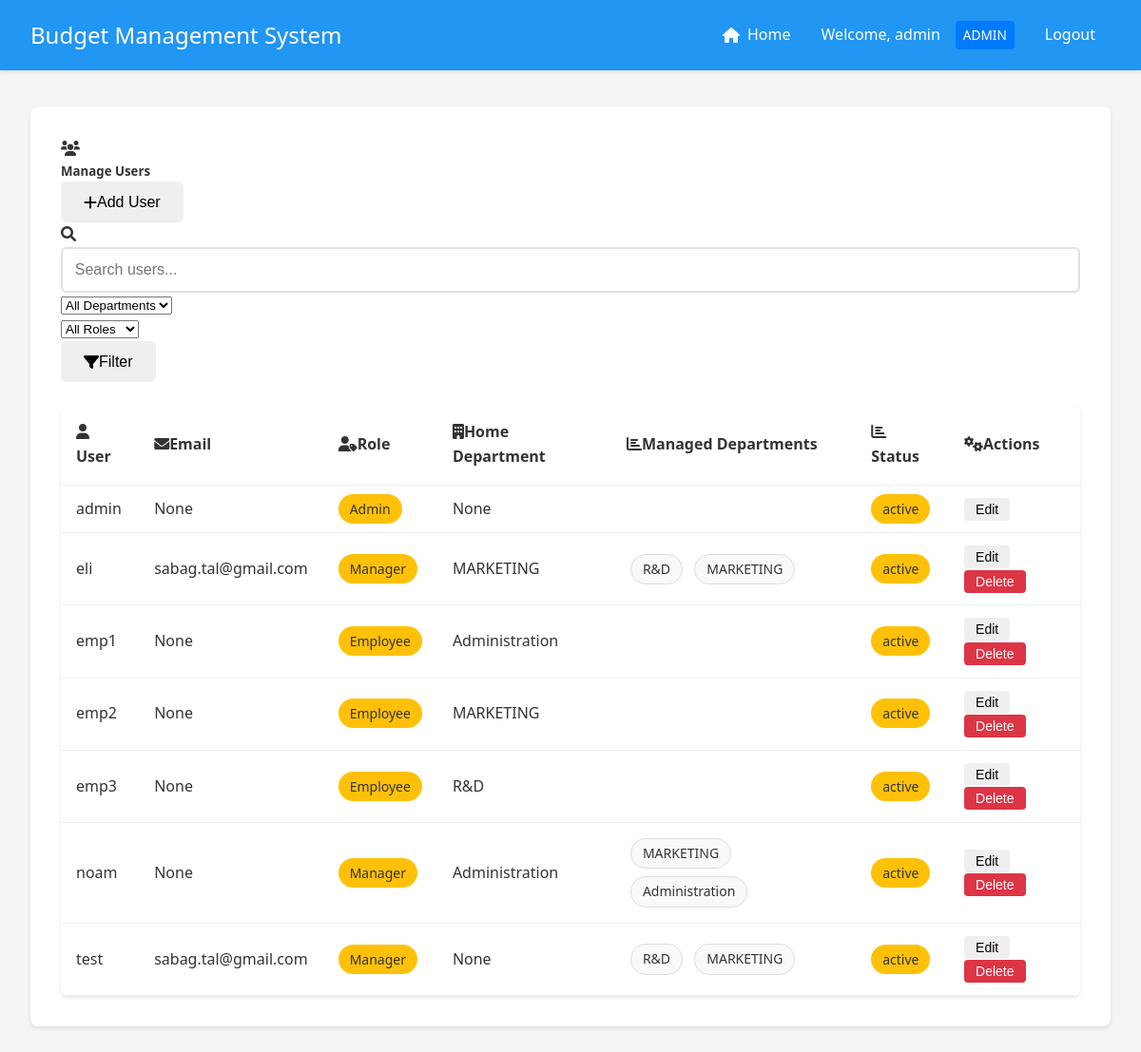
The app's page /admin/users (signed in) with its own data.
### app.py (models this page shows, shortened)
class User(UserMixin, db.Model):
    __tablename__ = 'user'
    id = db.Column(db.Integer, primary_key=True)
    username = db.Column(db.String(80), unique=True, nullable=False)
    email = db.Column(db.String(120), unique=False, nullable=False)
    password = db.Column(db.String(120), nullable=False)
    is_manager = db.Column(db.Boolean, default=False)
    is_admin = db.Column(db.Boolean, default=False)
    status = db.Column(db.String(20), default='active')  # active, inactive, pending
    department_id = db.Column(db.Integer, db.ForeignKey('department.id'))
    home_department = db.relationship('Department',
                                    foreign_keys=[department_id],
                                    back_populates='employees')
    managed_departments = db.relationship('Department',
                                       secondary=manager_departments,
                                       backref=db.backref('department_managers', lazy='dynamic'))
    submitted_expenses = db.relationship('Expense',
                                       primaryjoin='User.id==Expense.user_id',
                                       backref='submitter',
                                       lazy=True)
    handled_expenses = db.relationship('Expense',
                                     primaryjoin='User.id==Expense.manager_id',
                                     backref='handler',
                                     lazy=True)

class Department(db.Model):
    __tablename__ = 'department'
    id = db.Column(db.Integer, primary_key=True)
    name = db.Column(db.String(100), nullable=False)
    budget = db.Column(db.Float, default=0.0)
    employees = db.relationship('User', foreign_keys='User.department_id', back_populates='home_department')
    categories = db.relationship('Category', backref='department', lazy=True)

### app.py (the view)
@app.route('/admin/users')
@login_required
def manage_users():
    if not current_user.is_admin:
        flash('Access denied. Admin privileges required.', 'danger')
        return redirect(url_for('index'))
    search = request.args.get('search', '').strip()
    department_filter = request.args.get('department', 'all')
    role_filter = request.args.get('role', 'all')
    query = User.query
    if search:
        search_pattern = f"%{search}%"
        query = query.filter(User.username.like(search_pattern))
    if department_filter != 'all':
        query = query.filter(User.department_id == department_filter)
    if role_filter == 'admin':
        query = query.filter(User.is_admin == True)
    elif role_filter == 'manager':
        query = query.filter(User.is_manager == True)
    elif role_filter == 'employee':
        query = query.filter(User.is_admin == False, User.is_manager == False)
    users = query.order_by(User.username).all()
    departments = Department.query.order_by(Department.name).all()
    return render_template('manage_users.html',
                         users=users,
                         departments=departments,
                         search=search,
                         department_filter=department_filter,
                         role_filter=role_filter)

### app.py (called while the page is built)
@login_manager.user_loader
def load_user(user_id):
    return User.query.get(int(user_id))

### templates/manage_users.html (shortened to what this page needs)
{% extends "base.html" %}
{% block content %}
<div class="container-fluid">
    <div class="row">
        <div class="col-12">
            <div class="card shadow-sm">
                <div class="card-header bg-primary text-white">
                    <div class="d-flex justify-content-between align-items-center mb-2">
                        <div>
                            <i class="fas fa-users me-2"></i>
                            <h5 class="d-inline mb-0">Manage Users</h5>
                        </div>
                        <button class="btn btn-light" onclick="toggleAddUserRow()">
                            <i class="fas fa-plus me-1"></i>Add User
                        </button>
                    </div>
                    <form method="GET" action="{{ url_for('manage_users') }}" class="mt-2">
                        <div class="row g-2">
                            <div class="col-md-5">
                                <div class="input-group">
                                    <span class="input-group-text bg-white">
                                        <i class="fas fa-search"></i>
                                    </span>
                                    <input type="text" class="form-control" name="search"
                                           placeholder="Search users..." value="{{ search }}">
                                </div>
                            </div>
                            <div class="col-md-3">
                                <select class="form-select" name="department">
                                    <option value="all" {% if department_filter == 'all' %}selected{% endif %}>All Departments</option>
                                </select>
                            </div>
                            <div class="col-md-2">
                                <select class="form-select" name="role">
                                    <option value="all" {% if role_filter == 'all' %}selected{% endif %}>All Roles</option>
                                </select>
                            </div>
                            <div class="col-md-2">
                                <button type="submit" class="btn btn-light w-100">
                                    <i class="fas fa-filter me-1"></i>Filter
                                </button>
                            </div>
                        </div>
                    </form>
                </div>
                <div class="card-body">
                    <div class="table-responsive">
                        <table class="table table-hover align-middle">
                            <thead class="table-light">
                                <tr>
                                    <th scope="col"><i class="fas fa-user me-2"></i>User</th>
                                    <th scope="col"><i class="fas fa-envelope me-2"></i>Email</th>
                                    <th scope="col"><i class="fas fa-user-tag me-2"></i>Role</th>
                                    <th scope="col"><i class="fas fa-building me-2"></i>Home Department</th>
                                    <th scope="col"><i class="fas fa-chart-bar me-2"></i>Managed Departments</th>
                                    <th scope="col"><i class="fas fa-chart-bar me-2"></i>Status</th>
                                    <th scope="col" class="text-end"><i class="fas fa-cogs me-2"></i>Actions</th>
                                </tr>
                            </thead>
                            <tbody>
                                {% for user in users %}
                                <tr data-user-id="{{ user.id }}" class="view-row">
                                    <td>{{ user.username }}</td>
                                    <td>{{ user.email }}</td>
                                    <td>
                                        {% if user.is_admin %}
                                        <span class="badge bg-danger">Admin</span>
                                        {% elif user.is_manager %}
                                        <span class="badge bg-warning">Manager</span>
                                        {% else %}
                                        <span class="badge bg-info">Employee</span>
                                        {% endif %}
                                    </td>
                                    <td>{{ user.home_department.name if user.home_department else 'None' }}</td>
                                    <td>
                                        {% if user.is_manager %}
                                        <ul class="managed-departments-list">
                                            {% for dept in user.managed_departments %}
                                            <li>{{ dept.name }}</li>
                                            {% endfor %}
                                        </ul>
                                        {% endif %}
                                    </td>
                                    <td>
                                        <span class="badge bg-{{ 'success' if user.status == 'active' else 'secondary' }}">
                                            {{ user.status }}
                                        </span>
                                    </td>
                                    <td>
                                        <button onclick="startEdit({{ user.id }})" class="button small">Edit</button>
                                        {% if user.id != current_user.id %}
                                        <button onclick="deleteUser({{ user.id }})" class="button small danger">Delete</button>
                                        {% endif %}
                                    </td>
                                </tr>
                                {% endfor %}
                            </tbody>
                        </table>
                    </div>
                </div>
            </div>
        </div>
    </div>
</div>
{% endblock %}

### templates/base.html (shortened to what this page needs)
<!DOCTYPE html>
<html lang="en">
<head>
    <link rel="stylesheet" href="{{ url_for('static', filename='style.css') }}">
    <link href="https://cdnjs.cloudflare.com/ajax/libs/font-awesome/6.0.0/css/all.min.css" rel="stylesheet">
</head>
<body>
    <nav class="navbar">
        <div class="nav-brand">Budget Management System</div>
        <div class="nav-items">
            {% if current_user.is_authenticated %}
                {% if current_user.is_admin %}
                    <a href="{{ url_for('index') }}" class="nav-link">
                        <i class="fas fa-home"></i> Home
                    </a>
                {% endif %}
                <span class="user-info">
                    Welcome, {{ current_user.username }}
                    {% if current_user.is_admin %}
                        <span class="badge admin">ADMIN</span>
                    {% elif current_user.is_manager %}
                        <span class="badge">MANAGER</span>
                    {% endif %}
                </span>
                <a href="{{ url_for('logout') }}" class="nav-link">Logout</a>
            {% else %}
                <a href="{{ url_for('login') }}" class="nav-link">Login</a>
            {% endif %}
        </div>
    </nav>
    <div class="content">
        {% block content %}{% endblock %}
    </div>
</body>
</html>

### static/style.css (style rules this page uses)
:root { --primary-color: #2196F3; --secondary-color: #FFC107; --success-color: #4CAF50; --danger-color: #f44336; --text-color: #333; --bg-color: #f5f5f5; --card-bg: #ffffff; --background-light: #f8f9fa; }
* { margin: 0; padding: 0; box-sizing: border-box; transition: all 0.3s ease; }
body { font-family: 'Segoe UI', Roboto, Arial, sans-serif; background-color: var(--bg-color); color: var(--text-color); line-height: 1.6; }
.card { background-color: var(--card-bg); border-radius: 8px; box-shadow: 0 2px 4px rgba(0,0,0,0.1); padding: 2rem; margin-bottom: 2rem; }
input[type="text"], input[type="password"], input[type="number"], textarea { width: 100%; padding: 0.8rem; border: 2px solid #e0e0e0; border-radius: 6px; font-size: 1rem; transition: border-color 0.3s ease; }
.button, button { display: inline-flex; align-items: center; justify-content: center; padding: 0.8rem 1.5rem; border: none; border-radius: 6px; font-size: 1rem; font-weight: 500; cursor: pointer; text-decoration: none; transition: transform 0.2s ease, box-shadow 0.2s ease; }
table { width: 100%; border-collapse: separate; border-spacing: 0; margin-top: 1.5rem; background-color: var(--card-bg); border-radius: 8px; overflow: hidden; box-shadow: 0 2px 4px rgba(0,0,0,0.1); }
th, td { padding: 1rem; text-align: left; border-bottom: 1px solid #e0e0e0; }
th { background-color: #f8f9fa; font-weight: 600; color: var(--text-color); }
.button.small { padding: 0.4rem 0.8rem; font-size: 0.875rem; }
.navbar { background-color: var(--primary-color); padding: 1rem 2rem; color: white; display: flex; justify-content: space-between; align-items: center; box-shadow: 0 2px 4px rgba(0,0,0,0.1); position: fixed; top: 0; left: 0; right: 0; z-index: 1000; }
.nav-brand { font-size: 1.5rem; font-weight: 500; }
.nav-items { display: flex; align-items: center; gap: 1rem; }
.user-info { display: flex; align-items: center; gap: 0.5rem; }
.badge { background-color: var(--secondary-color); color: var(--text-color); padding: 0.25rem 0.5rem; border-radius: 4px; font-size: 0.8rem; font-weight: 500; }
.nav-link { color: white; text-decoration: none; padding: 0.5rem 1rem; border-radius: 4px; transition: background-color 0.3s; display: flex; align-items: center; gap: 0.5rem; }
.nav-link i { font-size: 1rem; }
.content { padding: 2rem; margin-top: 80px; }
.button.small { font-size: 0.875rem; padding: 0.25rem 0.75rem; border-radius: 4px; }
.button.danger.small { background-color: #dc3545; color: white; border: none; cursor: pointer; transition: background-color 0.2s ease; }
.managed-departments-list { list-style: none; padding: 0; margin: 0; }
.managed-departments-list li { display: inline-block; background-color: var(--background-light); padding: 0.25rem 0.75rem; border-radius: 1rem; font-size: 0.875rem; color: var(--text-color); border: 1px solid #ddd; margin: 0.25rem; }
.button.small { padding: 0.25rem 0.75rem; font-size: 0.875rem; }

### templates/base.html (style rules this page uses)
.badge.admin { background-color: #007bff; color: white; padding: 4px 8px; border-radius: 4px; font-size: 0.85em; font-weight: 500; margin-left: 8px; }

### templates/manage_users.html (style rules this page uses)
.card { border: none; transition: transform 0.2s ease, box-shadow 0.2s ease; }
.table th { font-weight: 600; }
.badge { font-size: 0.875rem; font-weight: 500; padding: 6px 12px; border-radius: 16px; }
.table td { padding: 12px 16px; vertical-align: middle; }
.table > :not(caption) > * > * { background: none; box-shadow: none; border-bottom-color: #eee; }
.managed-departments-list { list-style: none; padding: 0; margin: 0; }
.managed-departments-list li { margin-bottom: 4px; }

### records on screen
User: username "admin", email "None", is_admin "Admin", home_department "None", status "active"
User: username "eli", email "sabag.tal@gmail.com", is_admin "Manager", home_department "MARKETING", status "active"
Department: name "R&D"
Department: name "MARKETING"
User: username "emp1", email "None", is_admin "Employee", home_department "Administration", status "active"
User: username "emp2", email "None", is_admin "Employee", home_department "MARKETING", status "active"
User: username "emp3", email "None", is_admin "Employee", home_department "R&D", status "active"
User: username "noam", email "None", is_admin "Manager", home_department "Administration", status "active"
Department: name "Administration"
User: username "test", email "sabag.tal@gmail.com", is_admin "Manager", home_department "None", status "active"
